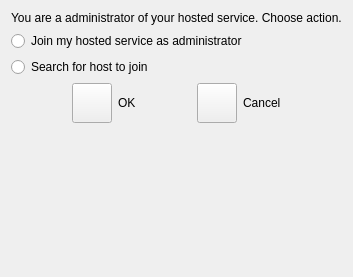
<?xml version="1.0" encoding="UTF-8"?>
<ui version="4.0">
 <class>AppletChooseHostAdminOrSearchUi</class>
 <widget class="QWidget" name="AppletChooseHostAdminOrSearchUi">
  <property name="geometry">
   <rect>
    <x>0</x>
    <y>0</y>
    <width>310</width>
    <height>277</height>
   </rect>
  </property>
  <property name="sizePolicy">
   <sizepolicy hsizetype="Expanding" vsizetype="Expanding">
    <horstretch>0</horstretch>
    <verstretch>0</verstretch>
   </sizepolicy>
  </property>
  <property name="minimumSize">
   <size>
    <width>0</width>
    <height>32</height>
   </size>
  </property>
  <property name="windowTitle">
   <string>Dialog</string>
  </property>
  <layout class="QVBoxLayout" name="verticalLayout">
   <item>
    <widget class="QLabel" name="label">
     <property name="text">
      <string>You are a administrator of your hosted service. Choose action.</string>
     </property>
    </widget>
   </item>
   <item>
    <widget class="QRadioButton" name="m_ToAdminButton">
     <property name="minimumSize">
      <size>
       <width>0</width>
       <height>0</height>
      </size>
     </property>
     <property name="text">
      <string>Join my hosted service as administrator</string>
     </property>
    </widget>
   </item>
   <item>
    <widget class="QRadioButton" name="m_ToSearchButton">
     <property name="minimumSize">
      <size>
       <width>0</width>
       <height>0</height>
      </size>
     </property>
     <property name="text">
      <string>Search for host to join</string>
     </property>
    </widget>
   </item>
   <item>
    <layout class="QHBoxLayout" name="horizontalLayout_11">
     <property name="leftMargin">
      <number>5</number>
     </property>
     <property name="rightMargin">
      <number>5</number>
     </property>
     <item>
      <spacer name="horizontalSpacer_7">
       <property name="orientation">
        <enum>Qt::Orientation::Horizontal</enum>
       </property>
       <property name="sizeHint" stdset="0">
        <size>
         <width>40</width>
         <height>20</height>
        </size>
       </property>
      </spacer>
     </item>
     <item>
      <widget class="VxPushButton" name="m_OkButton">
       <property name="minimumSize">
        <size>
         <width>0</width>
         <height>40</height>
        </size>
       </property>
       <property name="text">
        <string/>
       </property>
      </widget>
     </item>
     <item>
      <widget class="QLabel" name="m_OkLabel_2">
       <property name="text">
        <string>OK</string>
       </property>
      </widget>
     </item>
     <item>
      <spacer name="horizontalSpacer_8">
       <property name="orientation">
        <enum>Qt::Orientation::Horizontal</enum>
       </property>
       <property name="sizeHint" stdset="0">
        <size>
         <width>40</width>
         <height>20</height>
        </size>
       </property>
      </spacer>
     </item>
     <item>
      <widget class="VxPushButton" name="m_CancelButton">
       <property name="minimumSize">
        <size>
         <width>0</width>
         <height>40</height>
        </size>
       </property>
       <property name="text">
        <string/>
       </property>
      </widget>
     </item>
     <item>
      <widget class="QLabel" name="m_CancelLabel">
       <property name="text">
        <string>Cancel</string>
       </property>
      </widget>
     </item>
     <item>
      <spacer name="horizontalSpacer_9">
       <property name="orientation">
        <enum>Qt::Orientation::Horizontal</enum>
       </property>
       <property name="sizeHint" stdset="0">
        <size>
         <width>40</width>
         <height>20</height>
        </size>
       </property>
      </spacer>
     </item>
    </layout>
   </item>
   <item>
    <spacer name="verticalSpacer">
     <property name="orientation">
      <enum>Qt::Orientation::Vertical</enum>
     </property>
     <property name="sizeHint" stdset="0">
      <size>
       <width>20</width>
       <height>81</height>
      </size>
     </property>
    </spacer>
   </item>
  </layout>
 </widget>
 <customwidgets>
  <customwidget>
   <class>VxPushButton</class>
   <extends>QPushButton</extends>
   <header>VxPushButton.h</header>
  </customwidget>
 </customwidgets>
 <resources/>
 <connections/>
</ui>
